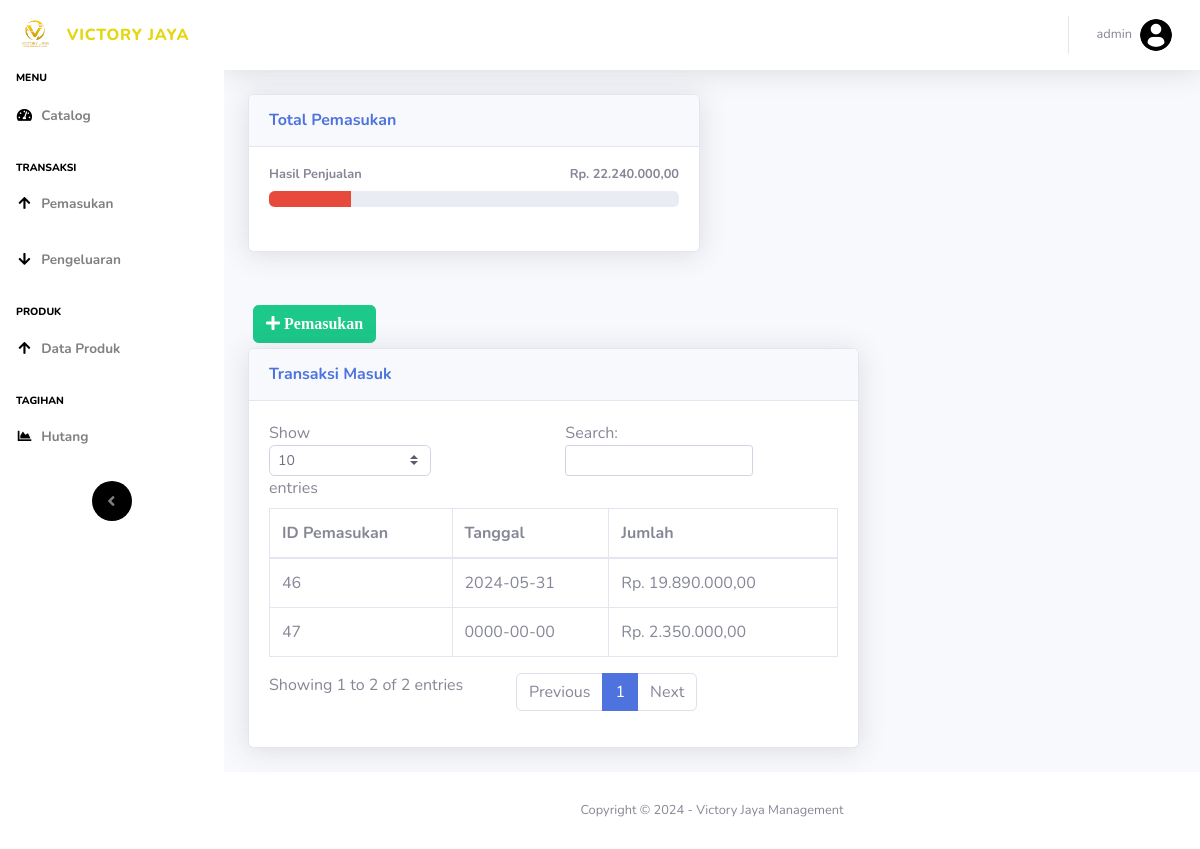
Page /pendapatan.php (signed in) on the committed database.
### tables this page shows
CREATE TABLE `sumber` (
  `id_sumber` int(11) NOT NULL,
  `nama` varchar(40) NOT NULL
);

CREATE TABLE `pemasukan` (
  `id_pemasukan` int(11) NOT NULL,
  `tgl_pemasukan` date NOT NULL,
  `jumlah` int(11) NOT NULL,
  `id_sumber` int(11) NOT NULL
);

### pendapatan.php (the view, shortened to what this page needs)
<!DOCTYPE html>
<html lang="en">
<head>
  <link href="vendor/fontawesome-free/css/all.min.css" rel="stylesheet" type="text/css">
  <link href="css/sb-admin-2.min.css" rel="stylesheet">
</head>
<body id="page-top">
  <?php
  require 'koneksi.php';
  require('sidebar.php'); ?>
  <div id="content">
    <?php require('navbar.php'); ?>
    <div class="container-fluid">
      <div class="row">
        <div class="col-lg-6 mb-4">
          <div class="card shadow mb-4">
            <div class="card-header py-3">
              <h6 class="m-0 font-weight-bold text-primary">Total Pemasukan</h6>
            </div>
            <div class="card-body">
              <?php
              $namasumber1 = mysqli_query($koneksi, "SELECT * FROM `sumber` where id_sumber= 1 ");
              $sumbern1 = mysqli_fetch_assoc($namasumber1);
              $hasil1 = mysqli_query($koneksi, "SELECT * FROM pemasukan where id_sumber = 1");
              while ($jumlah1 = mysqli_fetch_array($hasil1)) {
                $arrayhasil1[] = $jumlah1['jumlah'];
              }
              $jumlahhasil1 = array_sum($arrayhasil1);
              $sumber1 = mysqli_query($koneksi, "SELECT id_sumber FROM pemasukan where id_sumber ='1'");
              $sumber1 = mysqli_num_rows($sumber1);
              $sumber1 = $sumber1 * 10;
              echo '
                  <h4 class="small font-weight-bold">' . $sumbern1['nama'] . '<span class="float-right">Rp. ' . number_format($jumlahhasil1, 2, ',', '.') . '</span></h4>
                  <div class="progress mb-4">
                    <div class="progress-bar bg-danger" role="progressbar" style="width:' . $sumber1 . '%" aria-valuenow="50" aria-valuemin="0" aria-valuemax="100">' . '</div>
                  </div>
                  </div>';
              ?>
            </div>
          </div>
          <div class="col-xl-8 col-lg-7">
            <button type="button" class="btn btn-success" style="margin:5px" data-toggle="modal" data-target="#myModalTambah"><i class="fa fa-plus"> Pemasukan</i></button><br>
            <div class="card shadow mb-4">
              <div class="card-header py-3">
                <h6 class="m-0 font-weight-bold text-primary">Transaksi Masuk</h6>
              </div>
              <div class="card-body">
                <div class="table-responsive">
                  <table class="table table-bordered" id="dataTable" width="100%" cellspacing="0">
                    <thead>
                      <tr>
                        <th>ID Pemasukan</th>
                        <th>Tanggal</th>
                        <th>Jumlah</th>
                      </tr>
                    </thead>
                    <tbody>
                      <?php
                      $query = mysqli_query($koneksi, "SELECT * FROM pemasukan");
                      while ($data = mysqli_fetch_assoc($query)) {
                      ?>
                        <tr>
                          <td><?= $data['id_pemasukan'] ?></td>
                          <td><?= $data['tgl_pemasukan'] ?></td>
                          <td>Rp. <?= number_format($data['jumlah'], 2, ',', '.'); ?></td>
                        </tr>
                </div>
              <?php
                      }
              ?>
              </div>
            </div>
          </div>
        </div>
      </div>
    </div>
    <?php require 'footer.php' ?>
  </div>
</body>
</html>

### rows in the picture
sumber: nama "Hasil Penjualan"
pemasukan: id_pemasukan "46", tgl_pemasukan "2024-05-31", jumlah "19.890.000,00"
pemasukan: id_pemasukan "47", tgl_pemasukan "0000-00-00", jumlah "2.350.000,00"

### other values in the picture
$_SESSION['nama'] "admin"
$jumlahhasil1 "22.240.000,00"
